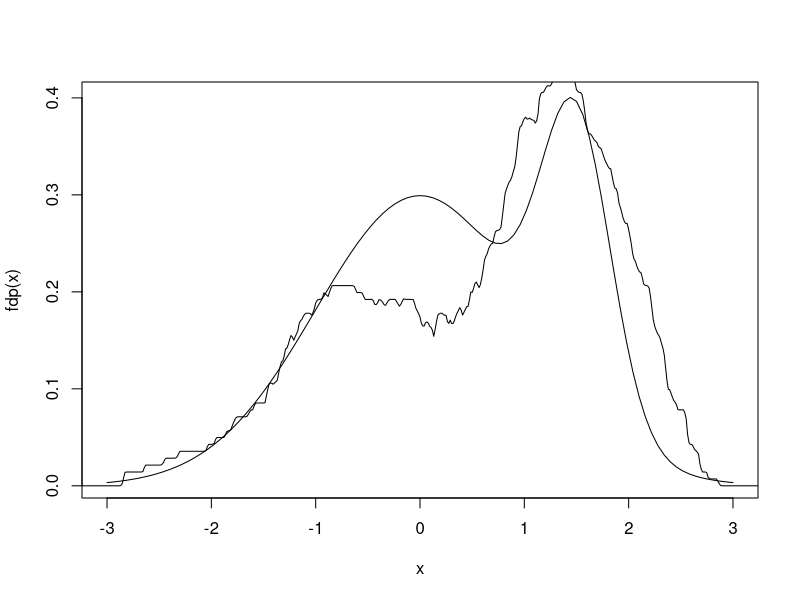

Generate this figure with R:
### Mixtura normales estimador kernel de densidad uniforme ###
x<-seq(from=-3, to=3, by=0.01)
fdp<- function(x){ y=0.75*dnorm(x,0,1)+0.25*dnorm(x,1.5,1/3)}
curve(fdp(x), from=-3, to=3)

x1<-rnorm(100, mean=0, sd=1)
x2<-rnorm(100, mean=1.5, sd=1/3)
x<-sample(c(x1,x2),100)
dx<-density(x, kernel="rectangular")
lines(dx)
